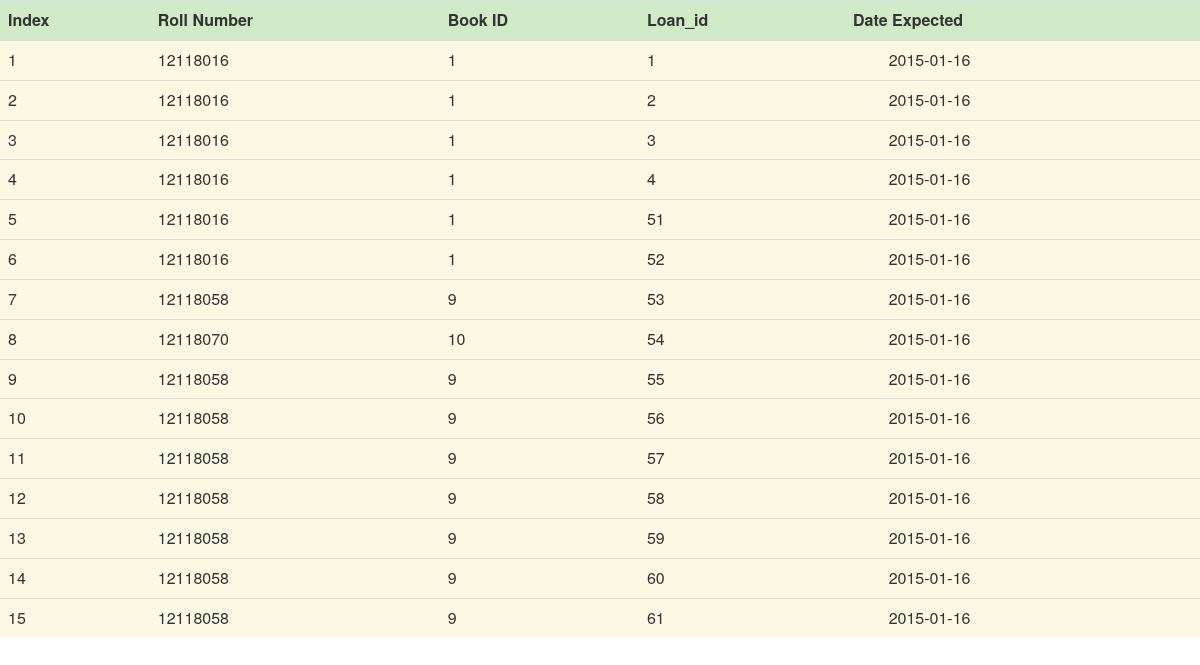
The app's page /books_with_deadline.php (signed in) with its own data.
### tables this page shows
CREATE TABLE IF NOT EXISTS `loan_stud` (
  `loan_id` int(20) NOT NULL AUTO_INCREMENT,
  `book_id` varchar(20) NOT NULL,
  `roll_no` varchar(10) NOT NULL,
  `date_out` timestamp NOT NULL DEFAULT CURRENT_TIMESTAMP ON UPDATE CURRENT_TIMESTAMP,
  `date_expected` date DEFAULT NULL,
  `date_returned` date DEFAULT NULL,
  `fine` int(5) DEFAULT NULL,
  PRIMARY KEY (`loan_id`)
);

### books_with_deadline.php (the view, shortened to what this page needs)
<?php
include('serverinfo.php');
$conn = new mysqli($servername, $username, $password, $dbname);
echo '<link href="files/bootstrap.min.css" rel="stylesheet">';
$sql = "select roll_no,book_id,loan_id,date_expected from loan_stud where DATEDIFF(DATE(date_expected),CURDATE()) < 14";
$result = $conn->query($sql);
if ($result->num_rows > 0) {
echo '<table class="table table-hover"><tr class="success"><th>Index</th><th>Roll Number</th><th>Book ID</th><th>Loan_id</th><th>&nbspDate Expected</th></tr>';
	 $count = 0;
     while($row = $result->fetch_assoc()) { $count++;
         echo '<tr class = "warning"><td>' . $count . "</td> <td>" . $row["roll_no"]. "&nbsp</td> <td>" . $row["book_id"]. "&nbsp</td> <td>" . $row["loan_id"]. "&nbsp</td><td>&nbsp&nbsp&nbsp&nbsp&nbsp&nbsp&nbsp&nbsp&nbsp" . $row["date_expected"]. "</td></tr>";
       }
     echo "</table>";
} else {
     echo "0 results";
}

### records on screen
loan_stud: roll_no "12118016", book "1", loan_id "1", date_expected "2015-01-16"
loan_stud: roll_no "12118016", book "1", loan_id "2", date_expected "2015-01-16"
loan_stud: roll_no "12118016", book "1", loan_id "3", date_expected "2015-01-16"
loan_stud: roll_no "12118016", book "1", loan_id "4", date_expected "2015-01-16"
loan_stud: roll_no "12118016", book "1", loan_id "51", date_expected "2015-01-16"
loan_stud: roll_no "12118016", book "1", loan_id "52", date_expected "2015-01-16"
loan_stud: roll_no "12118058", book "9", loan_id "53", date_expected "2015-01-16"
loan_stud: roll_no "12118070", book "10", loan_id "54", date_expected "2015-01-16"
loan_stud: roll_no "12118058", book "9", loan_id "55", date_expected "2015-01-16"
loan_stud: roll_no "12118058", book "9", loan_id "56", date_expected "2015-01-16"
loan_stud: roll_no "12118058", book "9", loan_id "57", date_expected "2015-01-16"
loan_stud: roll_no "12118058", book "9", loan_id "58", date_expected "2015-01-16"
loan_stud: roll_no "12118058", book "9", loan_id "59", date_expected "2015-01-16"
loan_stud: roll_no "12118058", book "9", loan_id "60", date_expected "2015-01-16"
loan_stud: roll_no "12118058", book "9", loan_id "61", date_expected "2015-01-16"
